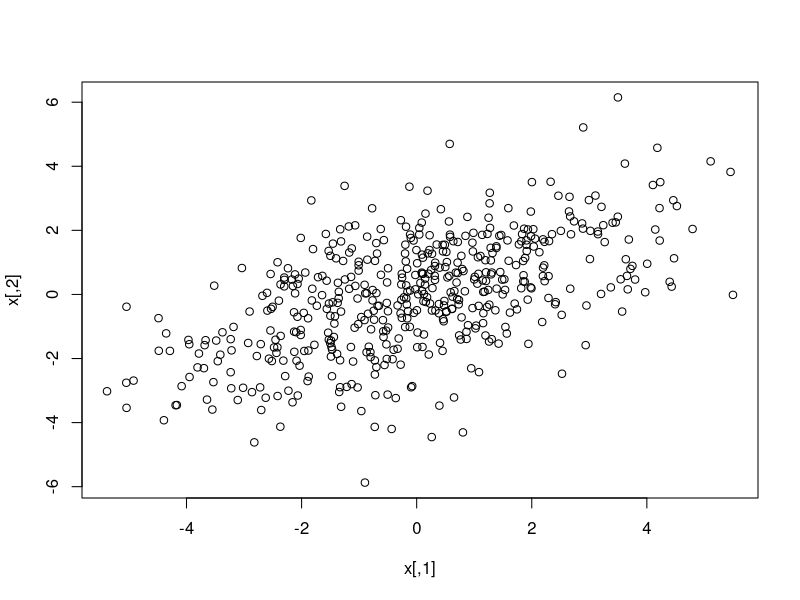

Recreate this plot in R. (Note: this script raises an error after producing the figure.)
## library
library(mvtnorm)
## setting a seed to reproduce the same result set.seed(123)
sigma <- matrix(c(4,2,2,3), ncol=2)
x <- rmvnorm(n=500, mean=c(0,0), sigma=sigma)

plot(x)

pca<- princomp(x)
pca

# find basis

pca$loadings

T <- pca$loadings
D <- inv(T) %*% t(x) 
y <- t(D)
plot(y)

# Inner product

u <- c(1, 5, 0) 
v <- c(1, 0, 3)


sum(u * v) # inner product


sqrt(sum(v * v)) # length of vector

